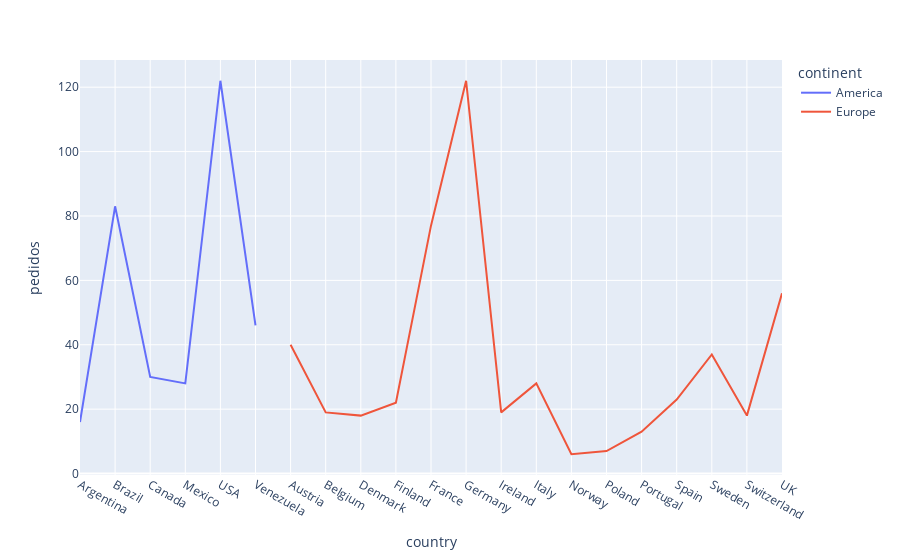

Here is the notebook cell this chart was saved with:
### Code cell
fig = px.line(dfventas_pais, x="country", y="pedidos", color="continent", line_group="continent")
fig.show()

### Figure 1 — Plotly figure (JSON) as saved in the notebook; plotly's stock layout.template omitted (floating-point values rounded to 4 significant figures)
{"data": [{"hovertemplate": "continent=America<br>country=%{x}<br>pedidos=%{y}<extra></extra>", "legendgroup": "America", "line": {"color": "#636efa", "dash": "solid"}, "marker": {"symbol": "circle"}, "mode": "lines", "name": "America", "orientation": "v", "showlegend": true, "type": "scatter", "x": ["Argentina", "Brazil", "Canada", "Mexico", "USA", "Venezuela"], "xaxis": "x", "y": [16, 83, 30, 28, 122, 46], "yaxis": "y"}, {"hovertemplate": "continent=Europe<br>country=%{x}<br>pedidos=%{y}<extra></extra>", "legendgroup": "Europe", "line": {"color": "#EF553B", "dash": "solid"}, "marker": {"symbol": "circle"}, "mode": "lines", "name": "Europe", "orientation": "v", "showlegend": true, "type": "scatter", "x": ["Austria", "Belgium", "Denmark", "Finland", "France", "Germany", "Ireland", "Italy", "Norway", "Poland", "Portugal", "Spain", "Sweden", "Switzerland", "UK"], "xaxis": "x", "y": [40, 19, 18, 22, 77, 122, 19, 28, 6, 7, 13, 23, 37, 18, 56], "yaxis": "y"}], "layout": {"legend": {"title": {"text": "continent"}, "tracegroupgap": 0}, "margin": {"t": 60}, "xaxis": {"anchor": "y", "domain": [0, 1], "title": {"text": "country"}}, "yaxis": {"anchor": "x", "domain": [0, 1], "title": {"text": "pedidos"}}}}
